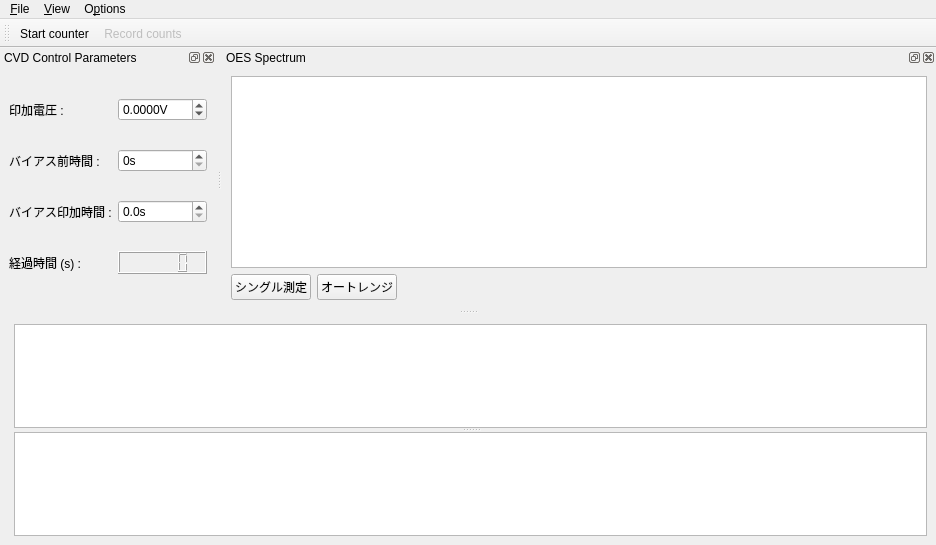
<?xml version="1.0" encoding="UTF-8"?>
<ui version="4.0">
 <class>MainWindow</class>
 <widget class="QMainWindow" name="MainWindow">
  <property name="geometry">
   <rect>
    <x>0</x>
    <y>0</y>
    <width>936</width>
    <height>545</height>
   </rect>
  </property>
  <property name="contextMenuPolicy">
   <enum>Qt::DefaultContextMenu</enum>
  </property>
  <property name="windowTitle">
   <string>qudi: CVD</string>
  </property>
  <widget class="QWidget" name="centralwidget">
   <layout class="QHBoxLayout" name="horizontalLayout">
    <item>
     <spacer name="horizontalSpacer">
      <property name="orientation">
       <enum>Qt::Horizontal</enum>
      </property>
      <property name="sizeHint" stdset="0">
       <size>
        <width>5</width>
        <height>20</height>
       </size>
      </property>
     </spacer>
    </item>
    <item>
     <widget class="QSplitter" name="splitter">
      <property name="sizePolicy">
       <sizepolicy hsizetype="Preferred" vsizetype="Expanding">
        <horstretch>1</horstretch>
        <verstretch>1</verstretch>
       </sizepolicy>
      </property>
      <property name="orientation">
       <enum>Qt::Vertical</enum>
      </property>
      <widget class="PlotWidget" name="cvd_PlotWidget1">
       <property name="sizePolicy">
        <sizepolicy hsizetype="Expanding" vsizetype="Expanding">
         <horstretch>1</horstretch>
         <verstretch>1</verstretch>
        </sizepolicy>
       </property>
      </widget>
      <widget class="PlotWidget" name="cvd_PlotWidget2">
       <property name="sizePolicy">
        <sizepolicy hsizetype="Expanding" vsizetype="Expanding">
         <horstretch>1</horstretch>
         <verstretch>1</verstretch>
        </sizepolicy>
       </property>
      </widget>
     </widget>
    </item>
   </layout>
  </widget>





  <widget class="QDockWidget" name="cvd_control_DockWidget">
   <property name="enabled">
    <bool>true</bool>
   </property>
   <property name="sizePolicy">
    <sizepolicy hsizetype="Fixed" vsizetype="Minimum">
     <horstretch>1</horstretch>
     <verstretch>0</verstretch>
    </sizepolicy>
   </property>
   <property name="baseSize">
    <size>
     <width>0</width>
     <height>20</height>
    </size>
   </property>
   <property name="toolTip">
    <string/>
   </property>
   <property name="windowTitle">
    <string>CVD Control Parameters</string>
   </property>
   <attribute name="dockWidgetArea">
    <number>4</number>
   </attribute>
   <widget class="QWidget" name="dockWidgetContents">
    <property name="sizePolicy">
     <sizepolicy hsizetype="Minimum" vsizetype="Minimum">
      <horstretch>0</horstretch>
      <verstretch>0</verstretch>
     </sizepolicy>
    </property>
    <layout class="QGridLayout" name="gridLayout">
     <item row="0" column="0">
      <widget class="QLabel" name="label">
       <property name="text">
        <string>印加電圧 :</string>
       </property>
      </widget>
     </item>
     <item row="0" column="1">
      <widget class="ScienDSpinBox" name="bias_voltage_DoubleSpinBox">
       <property name="suffix">
        <string>V</string>
       </property>
       <property name="decimals">
        <number>4</number>
       </property>
       <property name="minimum">
        <double>-300.000000000000000</double>
       </property>
       <property name="maximum">
        <double>300.000000000000000</double>
       </property>
       <property name="singleStep">
        <double>10.000000000000</double>
       </property>
      </widget>
     </item>

     <item row="1" column="0">
      <widget class="QLabel" name="label_6">
       <property name="text">
        <string>バイアス前時間 :</string>
       </property>
      </widget>
     </item>
     <item row="1" column="1">
      <widget class="ScienDSpinBox" name="bias_pretime_DoubleSpinBox">
       <property name="suffix">
        <string>s</string>
       </property>
       <property name="decimals">
        <number>0.1</number>
       </property>
       <property name="minimum">
        <double>0.000000000000000</double>
       </property>
       <property name="maximum">
        <double>100.000000000000000</double>
       </property>
      </widget>
     </item>

     <item row="2" column="0">
      <widget class="QLabel" name="label_6">
       <property name="text">
        <string>バイアス印加時間 :</string>
       </property>
      </widget>
     </item>
     <item row="2" column="1">
      <widget class="ScienDSpinBox" name="bias_time_DoubleSpinBox">
       <property name="suffix">
        <string>s</string>
       </property>
       <property name="decimals">
        <number>1</number>
       </property>
       <property name="minimum">
        <double>0.000000000000000</double>
       </property>
       <property name="maximum">
        <double>10000000.000000000000000</double>
       </property>
      </widget>
     </item>


     <item row="3" column="0">
      <widget class="QLabel" name="label_8">
       <property name="text">
        <string>経過時間 (s) :</string>
       </property>
      </widget>
     </item>
     <item row="3" column="1">
      <widget class="QLCDNumber" name="elapsed_time_DisplayWidget">
       <property name="sizePolicy">
        <sizepolicy hsizetype="Minimum" vsizetype="Fixed">
         <horstretch>0</horstretch>
         <verstretch>0</verstretch>
        </sizepolicy>
       </property>
      </widget>
     </item>
     
    </layout>
   </widget>
  </widget>
  
  
  
  
  <widget class="QDockWidget" name="oes_spectrum_DockWidget">
   <property name="sizePolicy">
    <sizepolicy hsizetype="Preferred" vsizetype="Preferred">
     <horstretch>1</horstretch>
     <verstretch>1</verstretch>
    </sizepolicy>
   </property>
   <property name="baseSize">
    <size>
     <width>0</width>
     <height>20</height>
    </size>
   </property>
   <property name="windowTitle">
    <string>OES Spectrum</string>
   </property>
   <attribute name="dockWidgetArea">
    <number>4</number>
   </attribute>
   <widget class="QWidget" name="dockWidgetContents_2">
    <layout class="QGridLayout" name="gridLayout_3">
     <item row="0" column="0" colspan="3">
      <widget class="PlotWidget" name="oes_PlotWidget">
       <property name="sizePolicy">
        <sizepolicy hsizetype="Preferred" vsizetype="Preferred">
         <horstretch>1</horstretch>
         <verstretch>1</verstretch>
        </sizepolicy>
       </property>
      </widget>
     </item>
     <item row="1" column="0">
      <widget class="QPushButton" name="do_fit_PushButton">
       <property name="sizePolicy">
        <sizepolicy hsizetype="Fixed" vsizetype="Fixed">
         <horstretch>0</horstretch>
         <verstretch>0</verstretch>
        </sizepolicy>
       </property>
       <property name="text">
        <string>シングル測定</string>
       </property>
      </widget>
     </item>
     <item row="1" column="1">
      <widget class="QPushButton" name="do_fit_PushButton">
       <property name="sizePolicy">
        <sizepolicy hsizetype="Fixed" vsizetype="Fixed">
         <horstretch>0</horstretch>
         <verstretch>0</verstretch>
        </sizepolicy>
       </property>
       <property name="text">
        <string>オートレンジ</string>
       </property>
      </widget>
     </item>
     <item row="1" column="2">
      <spacer name="horizontalSpacer">
       <property name="orientation">
        <enum>Qt::Horizontal</enum>
       </property>
       <property name="sizeHint" stdset="0">
        <size>
         <width>5</width>
         <height>20</height>
        </size>
       </property>
      </spacer>
     </item>
    </layout>
   </widget>
  </widget>
  
  
  
  <widget class="QMenuBar" name="menubar">
   <property name="geometry">
    <rect>
     <x>0</x>
     <y>0</y>
     <width>936</width>
     <height>18</height>
    </rect>
   </property>
   <widget class="QMenu" name="menu_File">
    <property name="title">
     <string>&amp;File</string>
    </property>
    <addaction name="action_Save"/>
    <addaction name="action_Close"/>
   </widget>
   <widget class="QMenu" name="menu_Options">
    <property name="title">
     <string>O&amp;ptions</string>
    </property>
    <addaction name="action_Settings"/>
    <addaction name="action_FitSettings"/>
   </widget>
   <widget class="QMenu" name="menu_View">
    <property name="title">
     <string>&amp;View</string>
    </property>
    <addaction name="action_RestoreDefault"/>
   </widget>
   <addaction name="menu_File"/>
   <addaction name="menu_View"/>
   <addaction name="menu_Options"/>
  </widget>


  
  
  <widget class="QToolBar" name="cvd_control_ToolBar">
   <property name="windowTitle">
    <string>CVD Controls</string>
   </property>
   <property name="toolButtonStyle">
    <enum>Qt::ToolButtonTextUnderIcon</enum>
   </property>
   <attribute name="toolBarArea">
    <enum>TopToolBarArea</enum>
   </attribute>
   <attribute name="toolBarBreak">
    <bool>false</bool>
   </attribute>
   <addaction name="action_run_stop"/>
   <addaction name="action_resume_cvd"/>
  </widget>


  
  
  <action name="action_Settings">
   <property name="icon">
    <iconset>
     <normaloff>../../artwork/icons/oxygen/22x22/configure.png</normaloff>../../artwork/icons/oxygen/22x22/configure.png</iconset>
   </property>
   <property name="text">
    <string>&amp;Settings</string>
   </property>
  </action>
  
  <action name="action_Save">
   <property name="icon">
    <iconset>
     <normaloff>../../artwork/icons/oxygen/22x22/document-save.png</normaloff>../../artwork/icons/oxygen/22x22/document-save.png</iconset>
   </property>
   <property name="text">
    <string>&amp;Save</string>
   </property>
   <property name="toolTip">
    <string>Save odmr data</string>
   </property>
  </action>
  
  <action name="action_Close">
   <property name="icon">
    <iconset>
     <normaloff>../../artwork/icons/oxygen/22x22/application-exit.png</normaloff>../../artwork/icons/oxygen/22x22/application-exit.png</iconset>
   </property>
   <property name="text">
    <string>&amp;Close</string>
   </property>
  </action>
  
  <action name="action_run_stop">
   <property name="checkable">
    <bool>true</bool>
   </property>
   <property name="icon">
    <iconset>
     <normaloff>../../artwork/icons/qudiTheme/22x22/start-counter.png</normaloff>
     <activeon>../../artwork/icons/qudiTheme/22x22/stop-counter.png</activeon>../../artwork/icons/qudiTheme/22x22/start-counter.png</iconset>
   </property>
   <property name="text">
    <string>Start counter</string>
   </property>
   <property name="toolTip">
    <string>Start the counter</string>
   </property>
  </action>
  
  <action name="action_resume_cvd">
   <property name="checkable">
    <bool>true</bool>
   </property>
   <property name="enabled">
    <bool>false</bool>
   </property>
   <property name="icon">
    <iconset>
     <normaloff>../../artwork/icons/qudiTheme/22x22/restart-counter.png</normaloff>
     <activeon>../../artwork/icons/qudiTheme/22x22/stop-counter.png</activeon>../../artwork/icons/qudiTheme/22x22/restart-counter.png</iconset>
   </property>
   <property name="text">
    <string>Record counts</string>
   </property>
   <property name="toolTip">
    <string>Save count trace to file</string>
   </property>
  </action>
  
  <action name="action_RestoreDefault">
   <property name="text">
    <string>Restore &amp;default</string>
   </property>
  </action>
  
 </widget>


 <customwidgets>
  <customwidget>
   <class>PlotWidget</class>
   <extends>QGraphicsView</extends>
   <header>pyqtgraph</header>
  </customwidget>
  <customwidget>
   <class>ScienDSpinBox</class>
   <extends>QDoubleSpinBox</extends>
   <header>qtwidgets.scientific_spinbox.h</header>
  </customwidget>
 </customwidgets>

 <resources/>
 <connections>
  <connection>
   <sender>action_Close</sender>
   <signal>triggered()</signal>
   <receiver>MainWindow</receiver>
   <slot>close()</slot>
   <hints>
    <hint type="sourcelabel">
     <x>-1</x>
     <y>-1</y>
    </hint>
    <hint type="destinationlabel">
     <x>531</x>
     <y>347</y>
    </hint>
   </hints>
  </connection>
 </connections>
 <buttongroups>
  <buttongroup name="buttonGroup"/>
 </buttongroups>
</ui>
